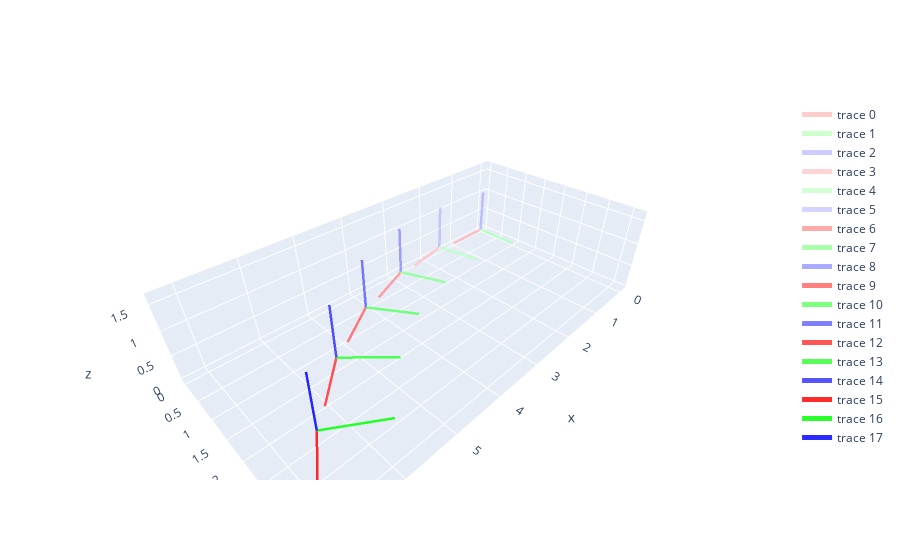

Here is the notebook cell this chart was saved with:
### Code cell
# Create a 3D figure
fig = go.Figure()
fig.update_layout(
    scene=dict(
        aspectmode='data'  # ensures all axes are scaled equally
    )
)

#initialize 3x3 rotation matrix
euler_angles = [0.,0.,0.] #rotation about xaxis, yaxis, zaxis
# print("\n rotation matrix (3x3) \n", rotm, "\n")

#initialize translation vector
trans_vec = np.array([[0., 0., 0]]) #[x, y, z]
# print("\n translation vector (3x1) \n", trans_vec)

#resize rotation matrix to 4x4 so it can be used with homogenous cooridnates
#update homo_trans to include translation as well
print("\n homogenous transformation matrix (4x4) for pose 0 \n", homo_trans ,"\n")


runLen = 5

draw_frame(fig, np.eye(4), alpha = 1/runLen)
homo_trans = np.eye(4)
for i in range(runLen):
    #update translation
    new_trans_step = np.array([1.5, 0, .1])
    
    #update rotation
    new_euler_angle_step = np.array([0, -0.01, 0.2])
    new_rotm_step = R.from_euler('xyz', new_euler_angle_step).as_matrix()
    
    #update homo_trans_step
    homo_trans_step = np.append(np.append(new_rotm_step, np.zeros([3,1]), axis = 1), np.array([[0,0,0,1]]), axis = 0)
    homo_trans_step[:3,-1] = new_trans_step
    
    
    #update overall transform
    homo_trans = homo_trans @ homo_trans_step
    
#     print("\n overall homogenous transformation matrix (4x4) for pose", i + 1, "\n", homo_trans ,"\n")
#     print("\n just since the last frame \n", homo_trans_step, "\n")
    
    #add to figure
    draw_frame(fig, homo_trans, (i+1)/(runLen+1))

fig.show()

### Figure 1 — Plotly figure (JSON) as saved in the notebook; plotly's stock layout.template omitted (floating-point values rounded to 4 significant figures)
{"data": [{"line": {"color": "rgba(255, 0, 0, 0.2)", "width": 5}, "mode": "lines", "type": "scatter3d", "x": [0, 1], "y": [0, 0], "z": [0, 0]}, {"line": {"color": "rgba(0, 255, 0, 0.2)", "width": 5}, "mode": "lines", "type": "scatter3d", "x": [0, 0], "y": [0, 1], "z": [0, 0]}, {"line": {"color": "rgba(0, 0, 255, 0.2)", "width": 5}, "mode": "lines", "type": "scatter3d", "x": [0, 0], "y": [0, 0], "z": [0, 1]}, {"line": {"color": "rgba(255, 0, 0, 0.16666666666666666)", "width": 5}, "mode": "lines", "type": "scatter3d", "x": [1.5, 2.48], "y": [0, 0.1987], "z": [0.1, 0.11]}, {"line": {"color": "rgba(0, 255, 0, 0.16666666666666666)", "width": 5}, "mode": "lines", "type": "scatter3d", "x": [1.5, 1.301], "y": [0, 0.9801], "z": [0.1, 0.1]}, {"line": {"color": "rgba(0, 0, 255, 0.16666666666666666)", "width": 5}, "mode": "lines", "type": "scatter3d", "x": [1.5, 1.49], "y": [0, -0.001987], "z": [0.1, 1.1]}, {"line": {"color": "rgba(255, 0, 0, 0.3333333333333333)", "width": 5}, "mode": "lines", "type": "scatter3d", "x": [2.969, 3.89], "y": [0.2978, 0.6872], "z": [0.215, 0.2348]}, {"line": {"color": "rgba(0, 255, 0, 0.3333333333333333)", "width": 5}, "mode": "lines", "type": "scatter3d", "x": [2.969, 2.58], "y": [0.2978, 1.219], "z": [0.215, 0.213]}, {"line": {"color": "rgba(0, 0, 255, 0.3333333333333333)", "width": 5}, "mode": "lines", "type": "scatter3d", "x": [2.969, 2.95], "y": [0.2978, 0.2919], "z": [0.215, 1.215]}, {"line": {"color": "rgba(255, 0, 0, 0.5)", "width": 5}, "mode": "lines", "type": "scatter3d", "x": [4.348, 5.173], "y": [0.8813, 1.446], "z": [0.3447, 0.3737]}, {"line": {"color": "rgba(0, 255, 0, 0.5)", "width": 5}, "mode": "lines", "type": "scatter3d", "x": [4.348, 3.784], "y": [0.8813, 1.707], "z": [0.3447, 0.3388]}, {"line": {"color": "rgba(0, 0, 255, 0.5)", "width": 5}, "mode": "lines", "type": "scatter3d", "x": [4.348, 4.321], "y": [0.8813, 0.8697], "z": [0.3447, 1.344]}, {"line": {"color": "rgba(255, 0, 0, 0.6666666666666666)", "width": 5}, "mode": "lines", "type": "scatter3d", "x": [5.583, 6.279], "y": [1.727, 2.444], "z": [0.4881, 0.5254]}, {"line": {"color": "rgba(0, 255, 0, 0.6666666666666666)", "width": 5}, "mode": "lines", "type": "scatter3d", "x": [5.583, 4.866], "y": [1.727, 2.424], "z": [0.4881, 0.4766]}, {"line": {"color": "rgba(0, 0, 255, 0.6666666666666666)", "width": 5}, "mode": "lines", "type": "scatter3d", "x": [5.583, 5.549], "y": [1.727, 1.708], "z": [0.4881, 1.487]}, {"line": {"color": "rgba(255, 0, 0, 0.8333333333333334)", "width": 5}, "mode": "lines", "type": "scatter3d", "x": [6.624, 7.163], "y": [2.801, 3.642], "z": [0.6439, 0.6882]}, {"line": {"color": "rgba(0, 255, 0, 0.8333333333333334)", "width": 5}, "mode": "lines", "type": "scatter3d", "x": [6.624, 5.782], "y": [2.801, 3.341], "z": [0.6439, 0.6252]}, {"line": {"color": "rgba(0, 0, 255, 0.8333333333333334)", "width": 5}, "mode": "lines", "type": "scatter3d", "x": [6.624, 6.584], "y": [2.801, 2.773], "z": [0.6439, 1.643]}], "layout": {"scene": {"aspectmode": "data"}}}
